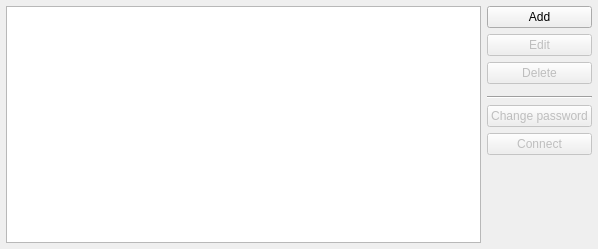
<?xml version="1.0" encoding="UTF-8"?>
<ui version="4.0">
 <class>Accounts</class>
 <widget class="QWidget" name="Accounts">
  <property name="geometry">
   <rect>
    <x>0</x>
    <y>0</y>
    <width>598</width>
    <height>249</height>
   </rect>
  </property>
  <property name="windowTitle">
   <string>Accounts</string>
  </property>
  <layout class="QGridLayout" name="gridLayout">
   <property name="leftMargin">
    <number>6</number>
   </property>
   <property name="topMargin">
    <number>6</number>
   </property>
   <property name="rightMargin">
    <number>6</number>
   </property>
   <property name="bottomMargin">
    <number>6</number>
   </property>
   <property name="spacing">
    <number>6</number>
   </property>
   <item row="4" column="1">
    <widget class="Line" name="line">
     <property name="orientation">
      <enum>Qt::Horizontal</enum>
     </property>
    </widget>
   </item>
   <item row="2" column="1">
    <widget class="QPushButton" name="deleteButton">
     <property name="enabled">
      <bool>false</bool>
     </property>
     <property name="text">
      <string>Delete</string>
     </property>
    </widget>
   </item>
   <item row="0" column="0" rowspan="8">
    <widget class="QTableView" name="tableView">
     <property name="minimumSize">
      <size>
       <width>400</width>
       <height>0</height>
      </size>
     </property>
     <property name="alternatingRowColors">
      <bool>true</bool>
     </property>
     <property name="selectionMode">
      <enum>QAbstractItemView::SingleSelection</enum>
     </property>
     <property name="selectionBehavior">
      <enum>QAbstractItemView::SelectRows</enum>
     </property>
     <property name="showGrid">
      <bool>false</bool>
     </property>
     <property name="gridStyle">
      <enum>Qt::SolidLine</enum>
     </property>
     <attribute name="horizontalHeaderStretchLastSection">
      <bool>true</bool>
     </attribute>
     <attribute name="verticalHeaderVisible">
      <bool>false</bool>
     </attribute>
     <attribute name="verticalHeaderHighlightSections">
      <bool>false</bool>
     </attribute>
    </widget>
   </item>
   <item row="0" column="1">
    <widget class="QPushButton" name="addButton">
     <property name="text">
      <string>Add</string>
     </property>
    </widget>
   </item>
   <item row="1" column="1">
    <widget class="QPushButton" name="editButton">
     <property name="enabled">
      <bool>false</bool>
     </property>
     <property name="text">
      <string>Edit</string>
     </property>
    </widget>
   </item>
   <item row="5" column="1">
    <widget class="QPushButton" name="changePassword">
     <property name="enabled">
      <bool>false</bool>
     </property>
     <property name="text">
      <string>Change password</string>
     </property>
    </widget>
   </item>
   <item row="7" column="1">
    <spacer name="verticalSpacer">
     <property name="orientation">
      <enum>Qt::Vertical</enum>
     </property>
     <property name="sizeHint" stdset="0">
      <size>
       <width>20</width>
       <height>40</height>
      </size>
     </property>
    </spacer>
   </item>
   <item row="6" column="1">
    <widget class="QPushButton" name="connectButton">
     <property name="enabled">
      <bool>false</bool>
     </property>
     <property name="text">
      <string>Connect</string>
     </property>
    </widget>
   </item>
  </layout>
 </widget>
 <resources/>
 <connections/>
</ui>
